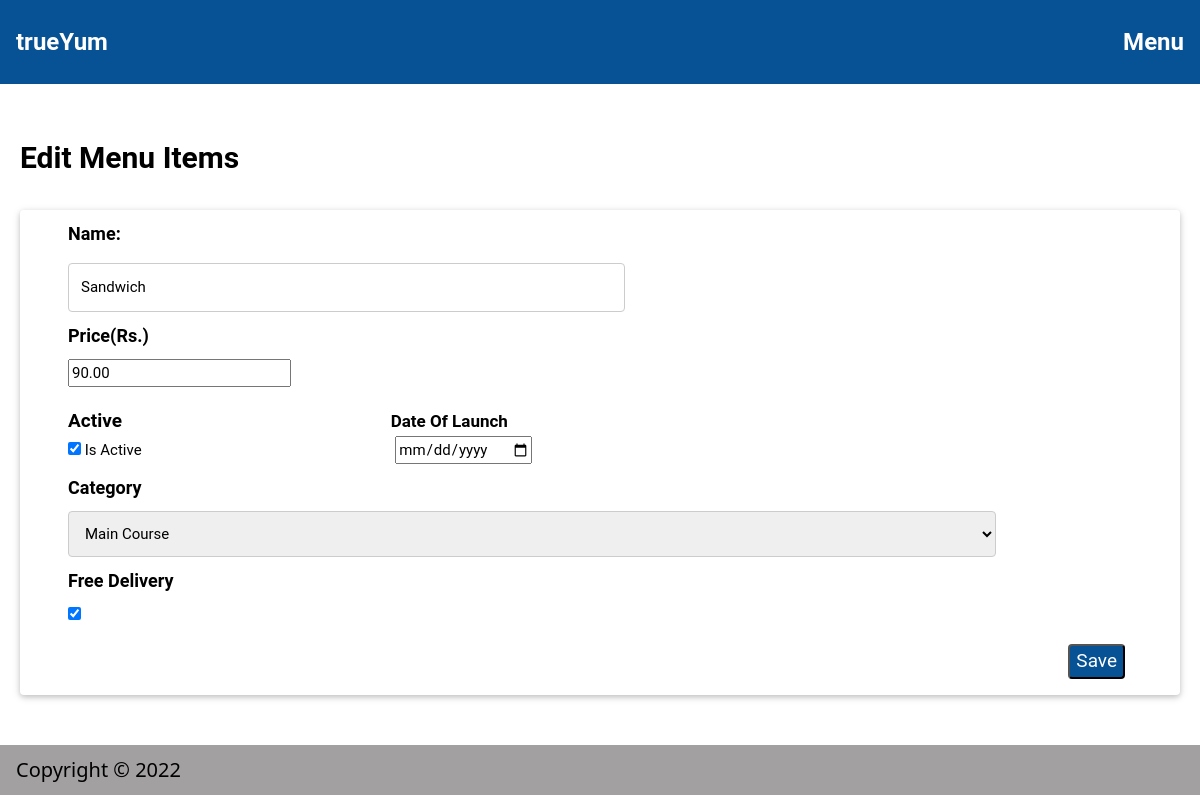
Page /menu/admin/edit/1 on the committed database.
### firstApp/models.py (models this page shows)
class Menu(models.Model):
    name=models.CharField(max_length=250)
    price=models.DecimalField(max_digits=6,decimal_places=2)
    active=models.BooleanField()
    launch_date=models.DateField()
    category=models.CharField(max_length=250)
    free_delivery=models.BooleanField()
    date_created=models.DateTimeField()

### firstApp/views.py (the view, shortened to what this page needs)
# urls.py: path('menu/admin/edit/<int:id>',views.Edit_menu),
def Edit_menu(request,id):
    menu_item = Menu.objects.get(id=id)
    return render(request,'Edit_menu.html',{'menu_item':menu_item})

### templates/Edit_menu.html (shortened to what this page needs)
{% load static %}
<!DOCTYPE html>
<html>
<head>
    <link  href="{% static 'style.css' %}" rel="stylesheet" >
</head>
<body id="#">
    <header class="container blue">
        <a style="text-decoration:none" href="/"><p class="left xlarge"><b>trueYum</b></p></a>
        <a style="text-decoration:none" href="/menu/admin"><p class="right xlarge"><b>Menu</b></i></a>
    </header>
    <h2 style="margin-left: 20px;margin-top: 50px;"><b>Edit Menu Items</b></h2>
    <form method="POST">
        <div class="card round" style="margin-left:20px;margin-right:20px;margin-top: 30px;">
            <div class="row">
                <div class="col-40">
                    <h5><label class="margin-left-48"><b>Name:</b></label></h5>
                </div>
                <div class="col-60">
                    <input class="margin-left-48" name="name" placeholder="Name.." type="text"  value="{{ menu_item.name }}">
                </div>
            </div>
            <div class="row">
                    <h5><label class="margin-left-48"><b>Price(Rs.)</b></label></h5>
                    <input class="margin-left-48" name="price" placeholder="Price.." type="number" value="{{ menu_item.price }}">
                    <div class="margin-top-20">
                        <label class="margin-left-48 large" style="font-size: 17px;"><b>Active</b></label>
                        <label style="margin-left: 265px;font-size: 17px;"><b>Date Of Launch</b></label><br>
                        <input class="margin-left-48" type="checkbox" id="yes" name="active" {% if menu_item.active %} checked="checked" {% endif %} value="Yes">
                        <label for="yes">Is Active</label>
                        <input style="margin-left: 250px;" classname="Date" placeholder="Date" type="date" type="date" name="launch_date" placeholder="YYYY-MM-DD" required pattern="[0-9]{4}-[0-9]{2}-[0-9]{2}"  value="{{ menu_item.launch_date }}">
                    </div>
                    <h5><label class="margin-left-48"><b>Category</b></label></h5>
                    <select class="margin-left-48"  name="category" id="category">
                        <option {% if menu_item.category == 'Main Course' %} selected="selected"{% endif %} value="Main Course">Main Course</option>
                    </select>
                    <h5><label class="margin-left-48"><b>Free Delivery</b></label></h5>
                    <input class="margin-left-48" type="checkbox" id="free_delivery" name="free_delivery"  {% if menu_item.free_delivery %} checked="checked" {% endif %}  value="Yes">
                    <button class="right blue round large margin-right-55 margin-top margin-bottom-16" type="submit">Save</button>
            </div>
        </div>
    </form>
    <footer class="container grey" style="margin-top: 50px;">
        <h4>Copyright © 2022</h4>
    </footer>
</body>
</html>

### static/style.css (style rules this page uses)
*,*::before,*::after { box-sizing:content-box; font-family:"Roboto", sans-serif; font-weight:normal; }
.col-40 { float: left; width: 40%; margin-top: 6px; }
.col-60 { float: left; width: 60%; margin-top: 6px; }
.row:after { content: ""; display: table; clear: both; }
input[type=text], select, textarea { width: 80%; padding: 12px; border: 1px solid #ccc; border-radius: 4px; box-sizing: border-box; resize: vertical; }
input[type=url], select, textarea { width: 80%; border: 1px solid #ccc; border-radius: 4px; box-sizing: border-box; resize: vertical; }
.left { float:left!important }
.right { float:right!important }
.blue,.hover-brown:hover { color:#fff!important;background-color:#075294!important }
.grey,.hover-grey:hover { background-color:rgb(162, 160, 160)!important }
.container:after,.container:before,.panel:after,.panel:before,.row:after,.row:before,.row-padding:after,.row-padding:before, .cell-row:before,.cell-row:after,.clear:after,.clear:before,.bar:before,.bar:after { content:"";display:table;clear:both }
.container,.panel { padding:0.01em 16px }
.xlarge { font-size:24px!important }
.large { font-size:19px!important }
.card,.card-2 { box-shadow:0 2px 5px 0 rgba(0,0,0,0.16),0 2px 10px 0 rgba(0,0,0,0.12) }
.margin-top { margin-top:40px!important }
.margin-right-55 { margin-right:55px!important }
.margin-left-48 { margin-left:48px!important }
.margin-bottom-16 { margin-bottom:16px!important }
.margin-top-20 { margin-top:20px!important }
.round,.round-medium { border-radius:4px }
html { box-sizing:border-box }
*,*:before,*:after { box-sizing:inherit }
html { -ms-text-size-adjust:100%;-webkit-text-size-adjust:100% }
body { margin:0 }
article,aside,details,figcaption,figure,footer,header,main,menu,nav,section { display:block }
a { background-color:transparent }
b,strong { font-weight:bolder }
button,input,select,textarea,optgroup { font:inherit;margin:0 }
button,input { overflow:visible }
button,select { text-transform:none }
button,[type=button],[type=reset],[type=submit] { -webkit-appearance:button }
[type=checkbox],[type=radio] { padding:0 }
html,body { font-family:Verdana,sans-serif;font-size:15px;line-height:1.5 }
html { overflow-x:hidden }
h2 { font-size:30px }
h4 { font-size:20px }
h5 { font-size:18px }
h1,h2,h3,h4,h5,h6 { font-family:"Segoe UI",Arial,sans-serif;font-weight:400;margin:10px 0 }
a { color:inherit }

### rows in the picture
Menu: name "Sandwich", price "90.00", active "☑", category "Main Course", free_delivery "☑"
